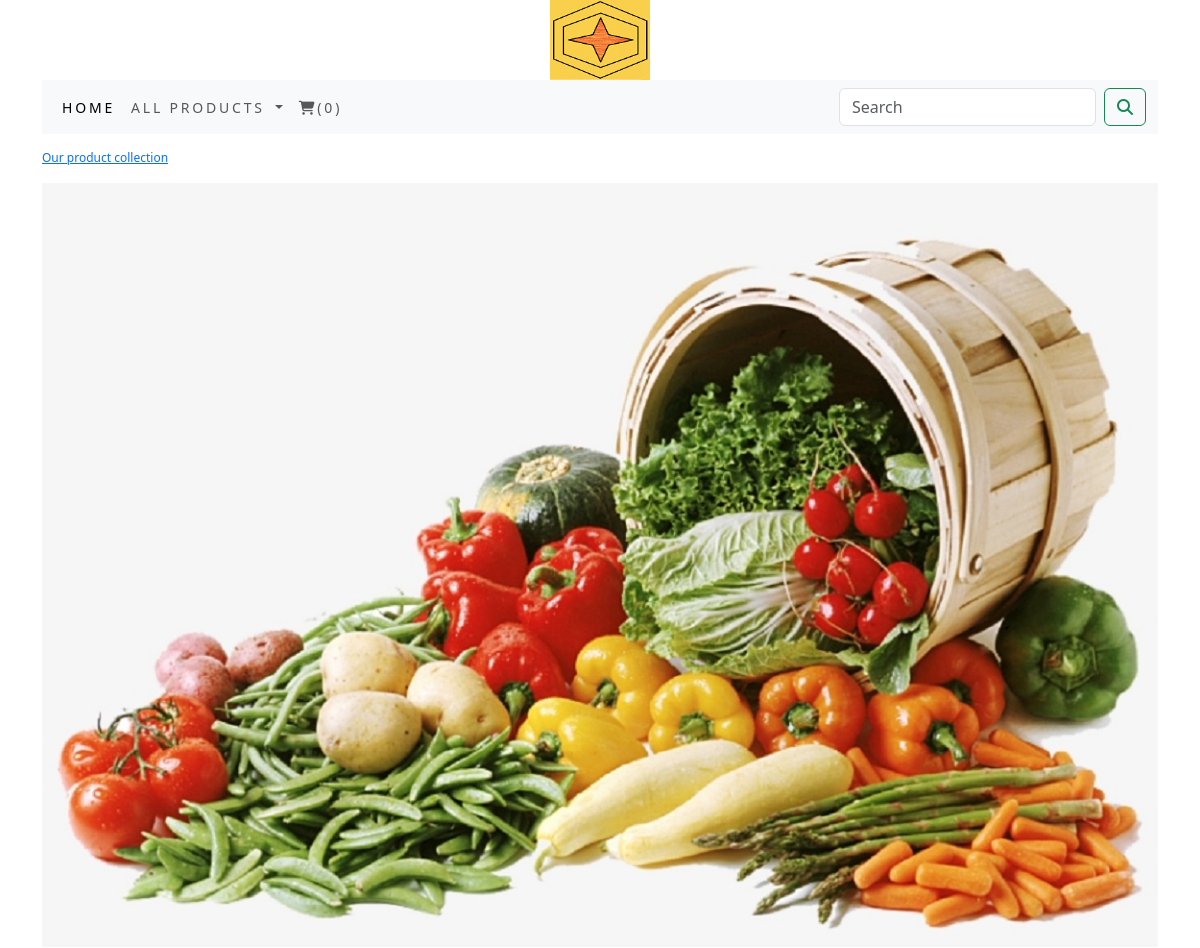
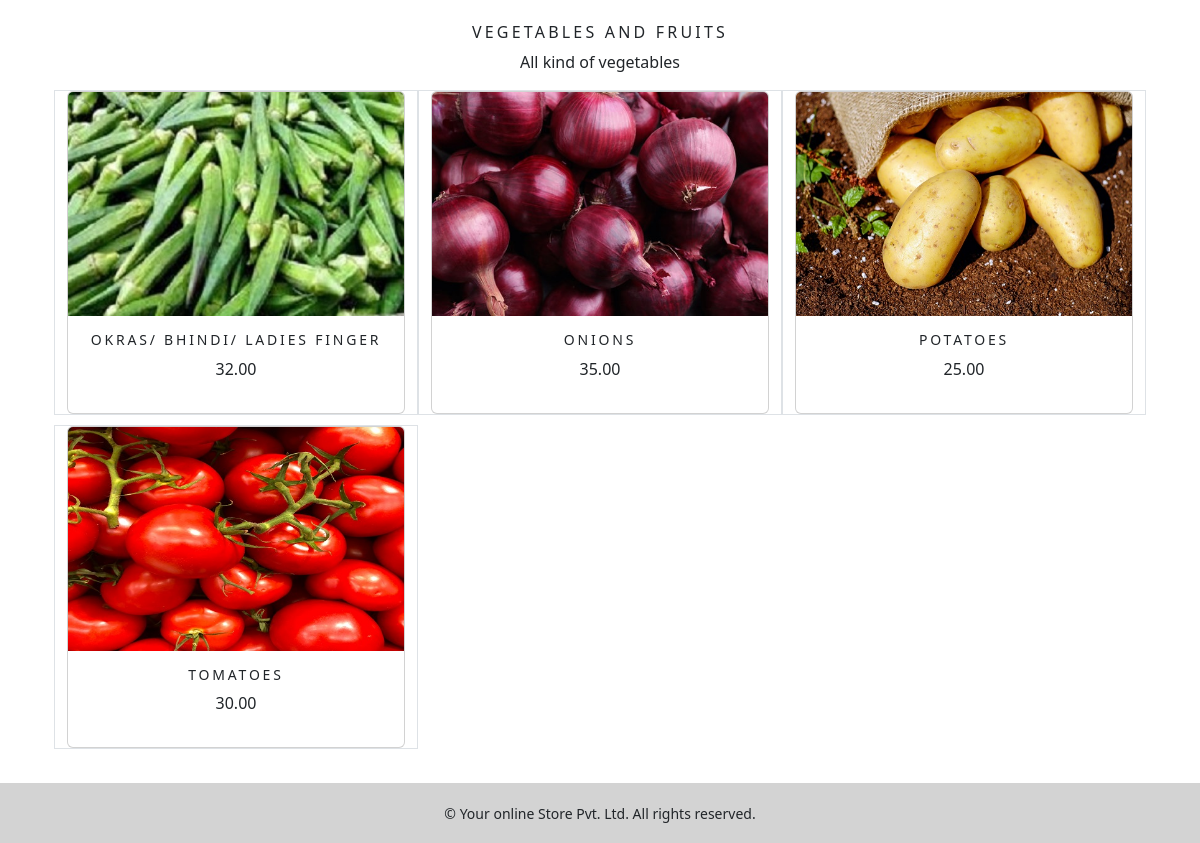
The page /shop/vegetables_and_fruits/ on the database its author committed (2 pictures, top to bottom).
### shop/models.py (models this page shows, shortened)
class Category(models.Model):
    name = models.CharField(max_length=250, unique=True)
    slug = models.SlugField(max_length=250, unique=True)
    des = models.TextField(blank=True)
    image = models.ImageField(upload_to='category', blank=True)
    class Meta:
        ordering = ('name',)
        verbose_name = 'category'
        verbose_name_plural = 'categories'
    def get_url(self):
        return reverse('shop:product_by_category', args=[self.slug])

class Product(models.Model):
    name = models.CharField(max_length=250, unique=True)
    slug = models.SlugField(max_length=250, unique=True)
    descr = models.TextField(blank=True)
    price = models.DecimalField(max_digits=10, decimal_places=2)
    category = models.ForeignKey(Category, on_delete=models.CASCADE)
    image = models.ImageField(upload_to='product', blank=True)
    stock = models.IntegerField()
    available = models.BooleanField(default=True)
    created = models.DateTimeField(auto_now_add=True)
    updated = models.DateTimeField(auto_now=True)
    def get_url(self):
        return reverse('shop:pcd', args=[self.category.slug, self.slug])
    class Meta:
        ordering = ('name',)
        verbose_name = 'product'
        verbose_name_plural = 'products'

### shop/views.py (the view)
# urls.py: path('', views.allProdCat, name='allProdCat'),
def allProdCat(request, c_slug=None):
    c_page = None
    products_list = None
    if c_slug != None:
        c_page = get_object_or_404(Category, slug=c_slug)
        products_list = Product.objects.all().filter(category=c_page, available=True)
    else:
        products_list = Product.objects.all().filter(available=True)
    paginator = Paginator(products_list, 6)
    try:
        page = int(request.GET.get('page','1'))
    except:
        page = 1
    try:
        products = paginator.page(page)
    except (EmptyPage, InvalidPage):
        products = paginator.page(paginator.num_pages)
    return render(request, 'category.html', {'category': c_page, 'products': products})

### cart_app/context_processors.py (called while the page is built)
def counter(request):
    item_count = 0
    if 'admin' in request.path:
        return {}
    else:
        try:
            cart = Cart.objects.filter(cart_id=_cart_id(request))
            cart_items = CartItem.objects.all().filter(cart=cart[:1])
            for cart_item in cart_items:
                item_count += cart_item.quantity
        except Cart.DoesNotExist:
            item_count = 0
        return dict(item_count=item_count)

### cart_app/views.py (called while the page is built)
def _cart_id(request):
    cart = request.session.session_key
    if not cart:
        cart = request.session.create()
    return cart

### shop/context_processors.py (called while the page is built)
def menu_links(request):
    links = Category.objects.all()
    return dict(links=links)

### templates/category.html (shortened to what this page needs)
{% extends 'base.html' %}
{% load static %}
{% block content %}
    {% if category %}
        <div>
            <div class="row my-row-class">
                <div class="mx-auto">
                    <p><a href="{% url 'shop:allProdCat' %}">Our product collection</a></p>
                </div>
            </div>
        </div>
    {% endif %}
    <div class="mx-auto">
        {% if category %}
        <img class="my_image" src="{{category.image.url}}" alt="{{category.name}}">
    </div>
        <br>
    <div>
        <h1 class="text-center my_title">{{category.name}}</h1>
        <p class="text-justify text-center">{{category.des}}</p>
    </div>
        {% endif %}
    <div class="container">
        <div class="row mx-auto">
            {% for product in products.object_list %}
            <div class="my_bottom_margin col-sm-12 col-md-4 border">
                <div class="card text-center" style="min-width: 18rem">
                    <a href="{{product.get_url}}"><img class="card-img-top my_image" src="{{product.image.url}}" alt="{{product.name}}"></a>
                    <div class="card-body">
                        <h4>{{product.name}}</h4>
                        <p>{{product.price}}</p>
                    </div>
                </div>
            </div>
            {% endfor %}
        </div>
    </div>
{% endblock %}

### static/css/custom.css (style rules this page uses)
body { font-family: 'AR One Sans', sans-serif; }
.my-row-class { padding-top : 15px; }
.my-row-class .mx-auto { color : black; font-size : 12px }
.my_image { width : 100%; height : auto; }
.my_title { font-size : 16px; text-transform : uppercase; letter-spacing : .2em; }
.my_bottom_margin { margin-bottom : 10px; }
.card-body h4 { font-size: 14px; text-transform : uppercase; letter-spacing : .2em; }

### rows shown on the page
Category: image (picture), name "VEGETABLES AND FRUITS", des "All kind of vegetables"
Product: image (picture), name "OKRAS/ BHINDI/ LADIES FINGER", price "32.00"
Product: image (picture), name "ONIONS", price "35.00"
Product: image (picture), name "POTATOES", price "25.00"
Product: image (picture), name "TOMATOES", price "30.00"

### other values the page prints
{{ item_count }} "0"
